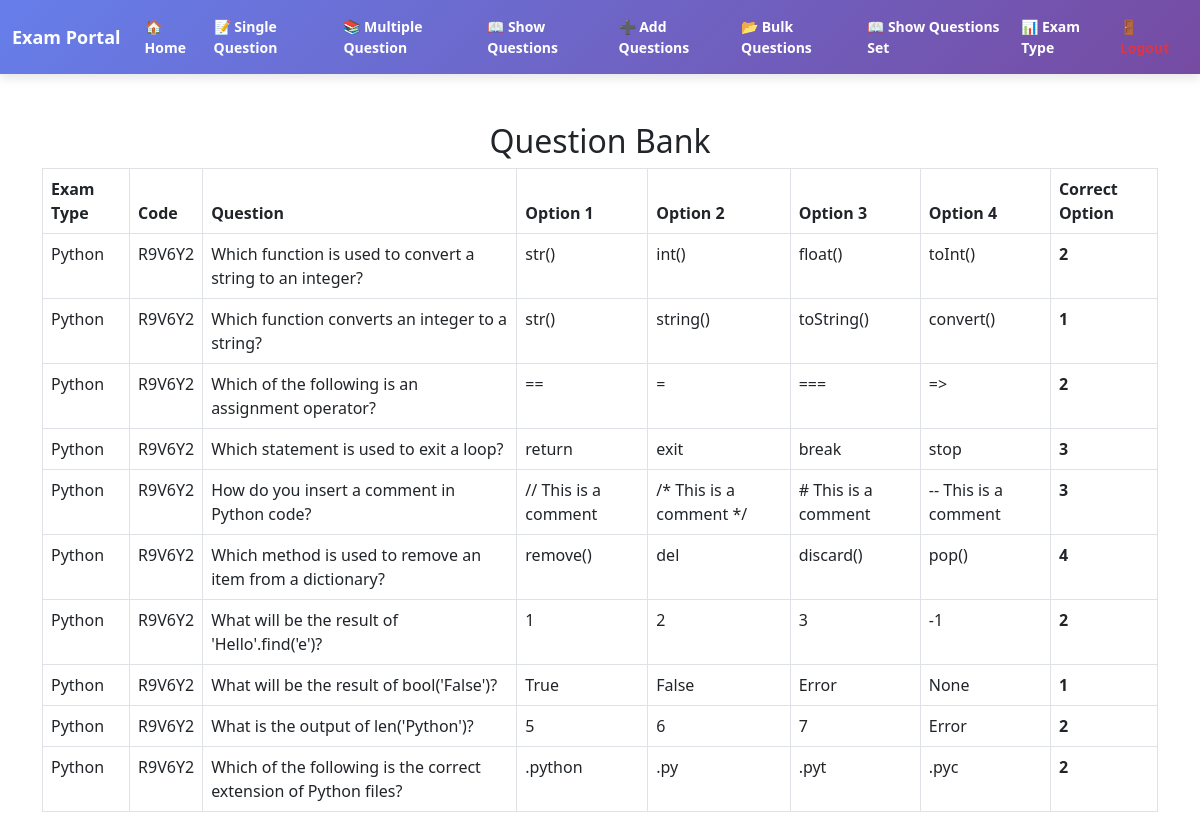
Page /view_question_bank.php on the committed database.
### tables this page shows
CREATE TABLE `question_bank` (
  `id` int(11) NOT NULL,
  `question_id` int(9) NOT NULL,
  `exam_type` varchar(50) DEFAULT NULL,
  `code` varchar(6) DEFAULT NULL,
  `question` text DEFAULT NULL,
  `option1` text DEFAULT NULL,
  `option2` text DEFAULT NULL,
  `option3` text DEFAULT NULL,
  `option4` text DEFAULT NULL,
  `correct_option` int(11) DEFAULT NULL
);

### view_question_bank.php (the view, shortened to what this page needs)
<?php
include 'conn.php';
$query = "SELECT * FROM question_bank ORDER BY id DESC";
$result = $conn->query($query);
?>
<!DOCTYPE html>
<html lang="en">
<head>
    <link rel="stylesheet" href="https://cdn.jsdelivr.net/npm/bootstrap@5.3.0/dist/css/bootstrap.min.css">
</head>
<body>
<?php include 'header2.php';?>
    <div class="container mt-5">
        <h2 class="text-center">Question Bank</h2>
        <table class="table table-bordered">
            <thead>
                <tr>
                    <th>Exam Type</th>
                    <th>Code</th>
                    <th>Question</th>
                    <th>Option 1</th>
                    <th>Option 2</th>
                    <th>Option 3</th>
                    <th>Option 4</th>
                    <th>Correct Option</th>
                </tr>
            </thead>
            <tbody>
                <?php while ($row = $result->fetch_assoc()): ?>
                    <tr>
                        <td><?= htmlspecialchars($row['exam_type']); ?></td>
                        <td><?= htmlspecialchars($row['code']); ?></td>
                        <td><?= htmlspecialchars($row['question']); ?></td>
                        <td><?= htmlspecialchars($row['option1']); ?></td>
                        <td><?= htmlspecialchars($row['option2']); ?></td>
                        <td><?= htmlspecialchars($row['option3']); ?></td>
                        <td><?= htmlspecialchars($row['option4']); ?></td>
                        <td><strong><?= $row['correct_option']; ?></strong></td>
                    </tr>
                <?php endwhile; ?>
            </tbody>
        </table>
    </div>
</body>
</html>

### rows in the picture
question_bank: exam_type "Python", code "R9V6Y2", question "Which function is used to convert a string to an integer?", option1 "str()", option2 "int()", option3 "float()", option4 "toInt()", correct_option "2"
question_bank: exam_type "Python", code "R9V6Y2", question "Which function converts an integer to a string?", option1 "str()", option2 "string()", option3 "toString()", option4 "convert()", correct_option "1"
question_bank: exam_type "Python", code "R9V6Y2", question "Which of the following is an assignment operator?", option1 "==", option2 "=", option3 "===", option4 "=>", correct_option "2"
question_bank: exam_type "Python", code "R9V6Y2", question "Which statement is used to exit a loop?", option1 "return", option2 "exit", option3 "break", option4 "stop", correct_option "3"
question_bank: exam_type "Python", code "R9V6Y2", question "How do you insert a comment in Python code?", option1 "// This is a comment", option2 "/* This is a comment */", option3 "# This is a comment", option4 "-- This is a comment", correct_option "3"
question_bank: exam_type "Python", code "R9V6Y2", question "Which method is used to remove an item from a dictionary?", option1 "remove()", option2 "del", option3 "discard()", option4 "pop()", correct_option "4"
question_bank: exam_type "Python", code "R9V6Y2", question "What will be the result of 'Hello'.find('e')?", option1 "1", option2 "2", option3 "3", option4 "-1", correct_option "2"
question_bank: exam_type "Python", code "R9V6Y2", question "What will be the result of bool('False')?", option1 "True", option2 "False", option3 "Error", option4 "None", correct_option "1"
question_bank: exam_type "Python", code "R9V6Y2", question "What is the output of len('Python')?", option1 "5", option2 "6", option3 "7", option4 "Error", correct_option "2"
question_bank: exam_type "Python", code "R9V6Y2", question "Which of the following is the correct extension of Python files?", option1 ".python", option2 ".py", option3 ".pyt", option4 ".pyc", correct_option "2"
